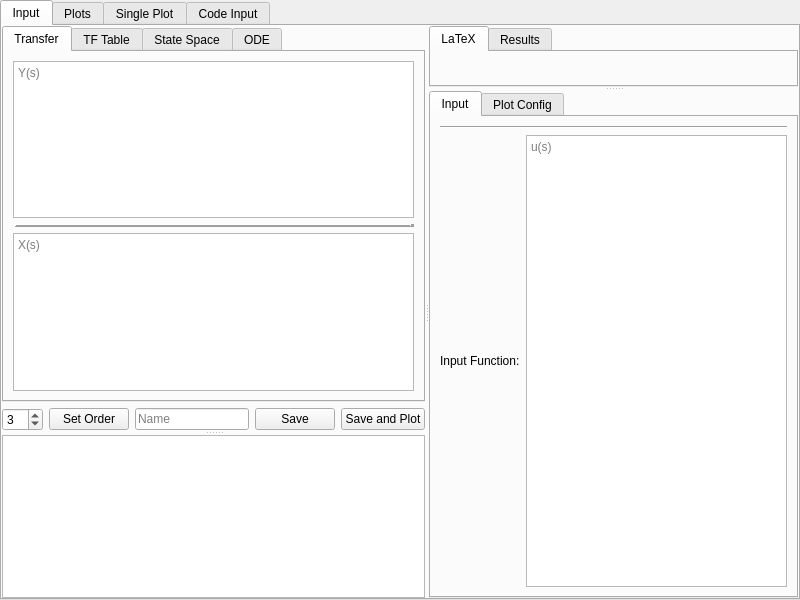
<?xml version="1.0" encoding="UTF-8"?>
<ui version="4.0">
 <class>SystemControlWindow</class>
 <widget class="QMainWindow" name="SystemControlWindow">
  <property name="geometry">
   <rect>
    <x>0</x>
    <y>0</y>
    <width>800</width>
    <height>600</height>
   </rect>
  </property>
  <property name="windowTitle">
   <string>System Control Window</string>
  </property>
  <widget class="QWidget" name="centralwidget">
   <layout class="QGridLayout" name="gridLayout">
    <property name="leftMargin">
     <number>0</number>
    </property>
    <property name="topMargin">
     <number>0</number>
    </property>
    <property name="rightMargin">
     <number>0</number>
    </property>
    <property name="bottomMargin">
     <number>0</number>
    </property>
    <property name="spacing">
     <number>0</number>
    </property>
    <item row="0" column="0">
     <widget class="MTabWidget" name="ControlSystems_tabWidget">
      <property name="currentIndex">
       <number>0</number>
      </property>
      <widget class="QWidget" name="ControlSystems_1">
       <attribute name="title">
        <string>Input</string>
       </attribute>
       <layout class="QGridLayout" name="gridLayout_26">
        <property name="leftMargin">
         <number>0</number>
        </property>
        <property name="topMargin">
         <number>0</number>
        </property>
        <property name="rightMargin">
         <number>0</number>
        </property>
        <property name="bottomMargin">
         <number>0</number>
        </property>
        <property name="spacing">
         <number>0</number>
        </property>
        <item row="0" column="0">
         <widget class="QSplitter" name="ControlSystems_1_Splitter_M">
          <property name="orientation">
           <enum>Qt::Horizontal</enum>
          </property>
          <widget class="QSplitter" name="ControlSystems_1_Splitter_L">
           <property name="orientation">
            <enum>Qt::Vertical</enum>
           </property>
           <widget class="QWidget" name="layoutWidget">
            <layout class="QGridLayout" name="gridLayout_15">
             <property name="leftMargin">
              <number>0</number>
             </property>
             <item row="1" column="1">
              <widget class="QPushButton" name="ControlSystems_1_SystemOrder_Confrim">
               <property name="toolTip">
                <string>Not necessary for Transfer-Tab</string>
               </property>
               <property name="text">
                <string>Set Order</string>
               </property>
              </widget>
             </item>
             <item row="1" column="2">
              <widget class="QLineEdit" name="ControlSystems_1_NameInput">
               <property name="placeholderText">
                <string>Name</string>
               </property>
              </widget>
             </item>
             <item row="1" column="0">
              <widget class="QSpinBox" name="ControlSystems_1_SystemOrder_Spinbox">
               <property name="sizePolicy">
                <sizepolicy hsizetype="Maximum" vsizetype="Maximum">
                 <horstretch>0</horstretch>
                 <verstretch>0</verstretch>
                </sizepolicy>
               </property>
               <property name="minimum">
                <number>1</number>
               </property>
               <property name="value">
                <number>3</number>
               </property>
              </widget>
             </item>
             <item row="1" column="4">
              <widget class="QPushButton" name="ControlSystems_1_SavePlotButton">
               <property name="text">
                <string>Save and Plot</string>
               </property>
              </widget>
             </item>
             <item row="1" column="3">
              <widget class="QPushButton" name="ControlSystems_1_SaveButton">
               <property name="text">
                <string>Save</string>
               </property>
              </widget>
             </item>
             <item row="0" column="0" colspan="5">
              <widget class="QTabWidget" name="ControlSystems_1_System_tabWidget">
               <property name="currentIndex">
                <number>0</number>
               </property>
               <widget class="QWidget" name="ControlSystems_1_System_4ATF">
                <attribute name="title">
                 <string>Transfer</string>
                </attribute>
                <layout class="QGridLayout" name="gridLayout_28">
                 <item row="0" column="0">
                  <layout class="QGridLayout" name="gridLayout_27">
                   <item row="0" column="0">
                    <widget class="AMaDiA_LineEdit" name="ControlSystems_1_System_4ATF_Ys">
                     <property name="placeholderText">
                      <string>Y(s)</string>
                     </property>
                    </widget>
                   </item>
                   <item row="1" column="0">
                    <widget class="Line" name="line_3">
                     <property name="frameShadow">
                      <enum>QFrame::Raised</enum>
                     </property>
                     <property name="lineWidth">
                      <number>4</number>
                     </property>
                     <property name="orientation">
                      <enum>Qt::Horizontal</enum>
                     </property>
                    </widget>
                   </item>
                   <item row="2" column="0">
                    <widget class="AMaDiA_LineEdit" name="ControlSystems_1_System_4ATF_Xs">
                     <property name="placeholderText">
                      <string>X(s)</string>
                     </property>
                    </widget>
                   </item>
                  </layout>
                 </item>
                </layout>
               </widget>
               <widget class="QWidget" name="ControlSystems_1_System_1TF">
                <attribute name="title">
                 <string>TF Table</string>
                </attribute>
                <layout class="QGridLayout" name="gridLayout_25">
                 <property name="leftMargin">
                  <number>0</number>
                 </property>
                 <property name="topMargin">
                  <number>0</number>
                 </property>
                 <property name="rightMargin">
                  <number>0</number>
                 </property>
                 <property name="bottomMargin">
                  <number>0</number>
                 </property>
                 <property name="spacing">
                  <number>0</number>
                 </property>
                 <item row="0" column="0">
                  <widget class="TableWidget" name="ControlSystems_1_System_1TF_tableWidget">
                   <property name="rowCount">
                    <number>2</number>
                   </property>
                   <property name="columnCount">
                    <number>5</number>
                   </property>
                   <attribute name="horizontalHeaderDefaultSectionSize">
                    <number>50</number>
                   </attribute>
                   <attribute name="verticalHeaderVisible">
                    <bool>false</bool>
                   </attribute>
                   <row/>
                   <row/>
                   <column/>
                   <column/>
                   <column/>
                   <column/>
                   <column/>
                  </widget>
                 </item>
                </layout>
               </widget>
               <widget class="QWidget" name="ControlSystems_1_System_2SS">
                <attribute name="title">
                 <string>State Space</string>
                </attribute>
                <layout class="QGridLayout" name="gridLayout_19">
                 <property name="leftMargin">
                  <number>0</number>
                 </property>
                 <property name="topMargin">
                  <number>0</number>
                 </property>
                 <property name="rightMargin">
                  <number>0</number>
                 </property>
                 <property name="bottomMargin">
                  <number>0</number>
                 </property>
                 <property name="spacing">
                  <number>0</number>
                 </property>
                 <item row="0" column="0">
                  <widget class="QTabWidget" name="ControlSystems_1_System_2SS_tabWidget">
                   <property name="currentIndex">
                    <number>0</number>
                   </property>
                   <widget class="QWidget" name="ControlSystems_1_System_2SS_A">
                    <attribute name="title">
                     <string>A: State Matrix</string>
                    </attribute>
                    <layout class="QGridLayout" name="gridLayout_21">
                     <property name="leftMargin">
                      <number>0</number>
                     </property>
                     <property name="topMargin">
                      <number>0</number>
                     </property>
                     <property name="rightMargin">
                      <number>0</number>
                     </property>
                     <property name="bottomMargin">
                      <number>0</number>
                     </property>
                     <property name="spacing">
                      <number>0</number>
                     </property>
                     <item row="0" column="0">
                      <widget class="TableWidget" name="ControlSystems_1_System_2SS_A_tableWidget">
                       <property name="rowCount">
                        <number>3</number>
                       </property>
                       <property name="columnCount">
                        <number>3</number>
                       </property>
                       <attribute name="horizontalHeaderDefaultSectionSize">
                        <number>50</number>
                       </attribute>
                       <row/>
                       <row/>
                       <row/>
                       <column/>
                       <column/>
                       <column/>
                      </widget>
                     </item>
                    </layout>
                   </widget>
                   <widget class="QWidget" name="ControlSystems_1_System_2SS_B">
                    <attribute name="title">
                     <string>B: Input Vector</string>
                    </attribute>
                    <layout class="QGridLayout" name="gridLayout_22">
                     <property name="leftMargin">
                      <number>0</number>
                     </property>
                     <property name="topMargin">
                      <number>0</number>
                     </property>
                     <property name="rightMargin">
                      <number>0</number>
                     </property>
                     <property name="bottomMargin">
                      <number>0</number>
                     </property>
                     <property name="spacing">
                      <number>0</number>
                     </property>
                     <item row="0" column="0">
                      <widget class="TableWidget" name="ControlSystems_1_System_2SS_B_tableWidget">
                       <property name="rowCount">
                        <number>3</number>
                       </property>
                       <property name="columnCount">
                        <number>1</number>
                       </property>
                       <row/>
                       <row/>
                       <row/>
                       <column/>
                      </widget>
                     </item>
                    </layout>
                   </widget>
                   <widget class="QWidget" name="ControlSystems_1_System_2SS_C">
                    <attribute name="title">
                     <string>C: Output Vector</string>
                    </attribute>
                    <layout class="QGridLayout" name="gridLayout_23">
                     <property name="leftMargin">
                      <number>0</number>
                     </property>
                     <property name="topMargin">
                      <number>0</number>
                     </property>
                     <property name="rightMargin">
                      <number>0</number>
                     </property>
                     <property name="bottomMargin">
                      <number>0</number>
                     </property>
                     <property name="spacing">
                      <number>0</number>
                     </property>
                     <item row="0" column="0">
                      <widget class="TableWidget" name="ControlSystems_1_System_2SS_C_tableWidget">
                       <property name="rowCount">
                        <number>1</number>
                       </property>
                       <property name="columnCount">
                        <number>3</number>
                       </property>
                       <attribute name="horizontalHeaderDefaultSectionSize">
                        <number>50</number>
                       </attribute>
                       <row/>
                       <column/>
                       <column/>
                       <column/>
                      </widget>
                     </item>
                    </layout>
                   </widget>
                   <widget class="QWidget" name="ControlSystems_1_System_2SS_D">
                    <attribute name="title">
                     <string>D: Feedthrough Vector</string>
                    </attribute>
                    <layout class="QGridLayout" name="gridLayout_24">
                     <property name="leftMargin">
                      <number>0</number>
                     </property>
                     <property name="topMargin">
                      <number>0</number>
                     </property>
                     <property name="rightMargin">
                      <number>0</number>
                     </property>
                     <property name="bottomMargin">
                      <number>0</number>
                     </property>
                     <property name="spacing">
                      <number>0</number>
                     </property>
                     <item row="0" column="0">
                      <widget class="TableWidget" name="ControlSystems_1_System_2SS_D_tableWidget">
                       <property name="rowCount">
                        <number>1</number>
                       </property>
                       <property name="columnCount">
                        <number>1</number>
                       </property>
                       <row/>
                       <column/>
                      </widget>
                     </item>
                    </layout>
                   </widget>
                  </widget>
                 </item>
                </layout>
               </widget>
               <widget class="QWidget" name="ControlSystems_1_System_3DE">
                <attribute name="title">
                 <string>ODE</string>
                </attribute>
                <layout class="QGridLayout" name="gridLayout_29">
                 <item row="0" column="0">
                  <widget class="QLabel" name="label">
                   <property name="text">
                    <string>Not implemented yet</string>
                   </property>
                   <property name="wordWrap">
                    <bool>true</bool>
                   </property>
                  </widget>
                 </item>
                </layout>
               </widget>
              </widget>
             </item>
            </layout>
           </widget>
           <widget class="QWidget" name="gridLayoutWidget">
            <layout class="QGridLayout" name="gridLayout_20">
             <item row="0" column="0">
              <widget class="ListWidget" name="ControlSystems_1_SystemList"/>
             </item>
            </layout>
           </widget>
          </widget>
          <widget class="QSplitter" name="ControlSystems_1_Splitter_R">
           <property name="orientation">
            <enum>Qt::Vertical</enum>
           </property>
           <widget class="QTabWidget" name="ControlSystems_1_Output_tabWidget">
            <property name="currentIndex">
             <number>0</number>
            </property>
            <widget class="QWidget" name="ControlSystems_1_Output_2L">
             <attribute name="title">
              <string>LaTeX</string>
             </attribute>
             <layout class="QGridLayout" name="gridLayout_18">
              <property name="leftMargin">
               <number>0</number>
              </property>
              <property name="topMargin">
               <number>0</number>
              </property>
              <property name="rightMargin">
               <number>0</number>
              </property>
              <property name="bottomMargin">
               <number>0</number>
              </property>
              <property name="spacing">
               <number>0</number>
              </property>
              <item row="0" column="0">
               <widget class="MplWidget_LaTeX" name="ControlSystems_1_Output_2L_LaTeXDisplay" native="true"/>
              </item>
             </layout>
            </widget>
            <widget class="QWidget" name="ControlSystems_1_Output_1R">
             <attribute name="title">
              <string>Results</string>
             </attribute>
            </widget>
           </widget>
           <widget class="QTabWidget" name="ControlSystems_1_Input_tabWidget">
            <property name="currentIndex">
             <number>0</number>
            </property>
            <widget class="QWidget" name="ControlSystems_1_Input_1I">
             <attribute name="title">
              <string>Input</string>
             </attribute>
             <layout class="QGridLayout" name="gridLayout_30">
              <item row="1" column="1">
               <widget class="AMaDiA_LineEdit" name="ControlSystems_1_Input_InputFunction">
                <property name="placeholderText">
                 <string>u(s)</string>
                </property>
               </widget>
              </item>
              <item row="1" column="0">
               <widget class="QLabel" name="ControlSystems_1_Input_InputFunction_Label">
                <property name="toolTip">
                 <string>This function will be used for the &quot;Forced Response&quot; plot</string>
                </property>
                <property name="text">
                 <string>Input Function:</string>
                </property>
                <property name="wordWrap">
                 <bool>true</bool>
                </property>
               </widget>
              </item>
              <item row="0" column="0" colspan="2">
               <widget class="Line" name="line_4">
                <property name="orientation">
                 <enum>Qt::Horizontal</enum>
                </property>
               </widget>
              </item>
             </layout>
            </widget>
            <widget class="QWidget" name="ControlSystems_1_Input_2P">
             <attribute name="title">
              <string>Plot Config</string>
             </attribute>
            </widget>
           </widget>
          </widget>
         </widget>
        </item>
       </layout>
      </widget>
      <widget class="QWidget" name="ControlSystems_2">
       <attribute name="title">
        <string>Plots</string>
       </attribute>
       <layout class="QGridLayout" name="gridLayout_14">
        <property name="leftMargin">
         <number>0</number>
        </property>
        <property name="topMargin">
         <number>0</number>
        </property>
        <property name="rightMargin">
         <number>0</number>
        </property>
        <property name="bottomMargin">
         <number>0</number>
        </property>
        <property name="spacing">
         <number>0</number>
        </property>
        <item row="0" column="0">
         <widget class="MplWidget_CONTROL" name="ControlSystems_2_Display" native="true"/>
        </item>
       </layout>
      </widget>
      <widget class="QWidget" name="ControlSystems_3">
       <attribute name="title">
        <string>Single Plot</string>
       </attribute>
       <layout class="QGridLayout" name="gridLayout_17">
        <property name="leftMargin">
         <number>0</number>
        </property>
        <property name="topMargin">
         <number>0</number>
        </property>
        <property name="rightMargin">
         <number>0</number>
        </property>
        <property name="bottomMargin">
         <number>0</number>
        </property>
        <property name="spacing">
         <number>0</number>
        </property>
        <item row="0" column="0">
         <widget class="MplWidget_CONTROL_single_plot" name="ControlSystems_3_SingleDisplay" native="true"/>
        </item>
       </layout>
      </widget>
      <widget class="QWidget" name="ControlSystems_4">
       <attribute name="title">
        <string>Code Input</string>
       </attribute>
       <layout class="QGridLayout" name="gridLayout_16">
        <item row="0" column="0">
         <widget class="AMaDiA_TextEdit" name="ControlSystems_4_Dirty_Input"/>
        </item>
       </layout>
      </widget>
     </widget>
    </item>
   </layout>
  </widget>
 </widget>
 <customwidgets>
  <customwidget>
   <class>MplWidget_LaTeX</class>
   <extends>QWidget</extends>
   <header location="global">AGeLib.AGeMain</header>
   <container>1</container>
  </customwidget>
  <customwidget>
   <class>MplWidget_CONTROL</class>
   <extends>QWidget</extends>
   <header location="global">AMaDiA_Files.AMaDiA_SystemControl_Widgets</header>
   <container>1</container>
  </customwidget>
  <customwidget>
   <class>MplWidget_CONTROL_single_plot</class>
   <extends>QWidget</extends>
   <header location="global">AMaDiA_Files.AMaDiA_SystemControl_Widgets</header>
   <container>1</container>
  </customwidget>
  <customwidget>
   <class>TableWidget</class>
   <extends>QTableWidget</extends>
   <header location="global">AGeLib.AGeMain</header>
  </customwidget>
  <customwidget>
   <class>MTabWidget</class>
   <extends>QTabWidget</extends>
   <header location="global">AGeLib.AGeMain</header>
   <container>1</container>
  </customwidget>
  <customwidget>
   <class>ListWidget</class>
   <extends>QListWidget</extends>
   <header location="global">AGeLib.AGeMain</header>
  </customwidget>
  <customwidget>
   <class>AMaDiA_LineEdit</class>
   <extends>QTextEdit</extends>
   <header location="global">AMaDiA_Files.AMaDiA_Widgets</header>
  </customwidget>
  <customwidget>
   <class>AMaDiA_TextEdit</class>
   <extends>QTextEdit</extends>
   <header location="global">AMaDiA_Files.AMaDiA_Widgets</header>
  </customwidget>
 </customwidgets>
 <resources/>
 <connections/>
</ui>
